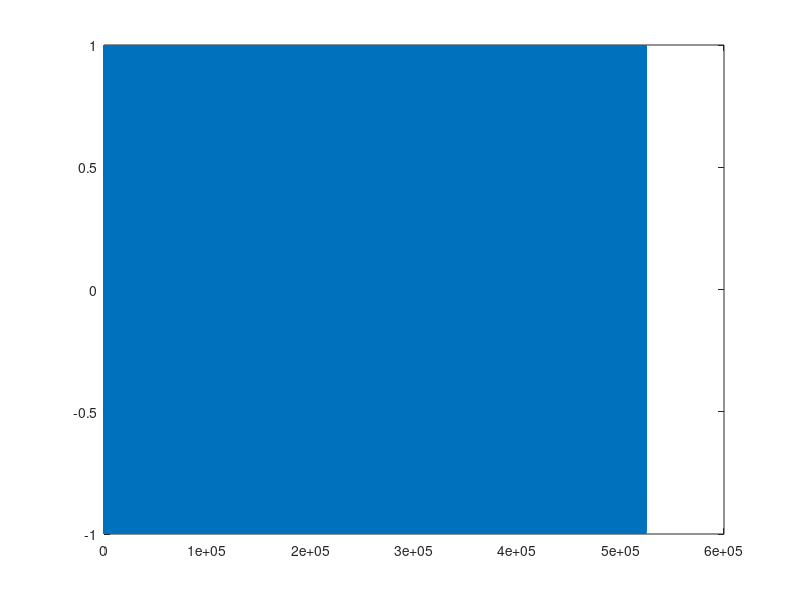
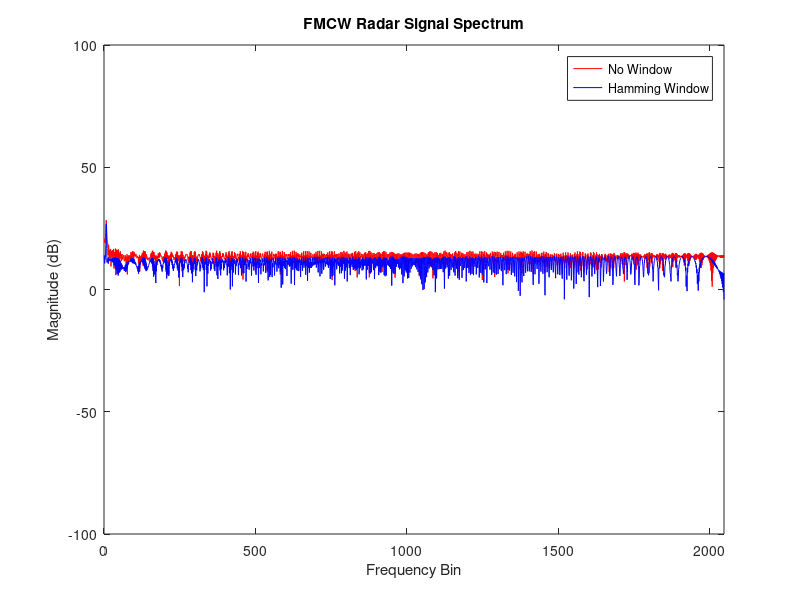
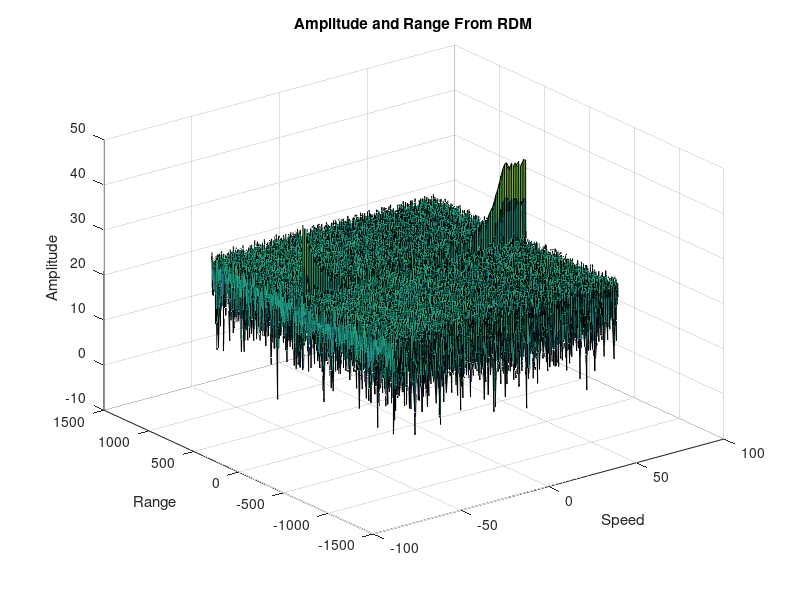

Write the MATLAB code that produced these figures, in order.
%% FMCW Radar parameters

clear;
clc;

% Tx 신호 바꾸기 -> corr vs index -> DBSCAN, Coherent -> simulink

% BW = 20MHz, Tsweep = 200us, adc/dac 12bit
% Frequency of operation = 5.8GHz
% Max Range = 200m
% Range Resolution = 7.5 m  => c/(2*BW)
% Max Velocity = 30 m/s

range_max = 480;    % (m) N*c/(4*BW)
delta_r = 7.5;      % range resolution(m)
max_vel = 64;  % (m/s), 232(km/h)
c = 3e8;            % speed of light(m/s)

target_range = 50;
target_vel = -20;      % 36(km/h)

%% FMCW waverform generation

BW = c/(2*delta_r);
Tsweep = 2e-4;   
slope = BW/Tsweep;  % slope of the chirp

 
fc= 5.8e9;  %carrier freq
                                               
M=128; % FFT size 

N=4096; % sampling of each chirp
Fs = N/Tsweep;

t=linspace(0,M*Tsweep,N*M); %total time for samples

% Tx, Rx vector
Tx=zeros(1,length(t));      %Tx signal
Rx=zeros(1,length(t));      %Rx signal
beat_signal = zeros(1,length(t));   %beat signal

% t_delay, target_range vector
r_t=zeros(1,length(t)); %range covered
roundtrip_delay=zeros(1,length(t)); % time delay
t_delay=zeros(1,length(t)); 

%% Signal generation  

for i=1:length(t)

   
    % time stamp when constant velocity.
    r_t(i) = target_range + target_vel * t(i);
    roundtrip_delay(i) = 2 * r_t(i) / c; %roundtrip delay
   

    % signal update 
    Tx(i) = cos(2*pi*(fc*t(i) + slope*(t(i)^2)/2)); %+ randn;
    t_delay = t(i) - roundtrip_delay(i);
    Rx(i)  = cos(2*pi*(fc*t_delay + slope*(t_delay^2)/2)); %+ randn;
    %beat signal
    beat_signal(i) = Tx(i).*Rx(i);

    k(i) = fc*t(i) + slope*(t(i)^2)/2;
   
end
plot(Tx)

%% Windowing(hamming)
window = hamming(N)'; %flatten 1X4096
windowed_signal = beat_signal .* repmat(window, 1, M);

%Windowing2(간접 요소곱)
%{
window = hamming(N);

for i = 1:128
    for j = 1:4096
        windowed_signal(i*j) = beat_signal(i*j)*window(j);
    end
end
%}
%% Coherent Integration




%% Beat signal FFT

% beat signal FFT (Not windowing)
beat_signal_no_window = reshape(beat_signal, [N, M]);
sig_fft_no_window = fft(beat_signal_no_window, N);
sig_fft_no_window = abs(sig_fft_no_window);
%sig_fft_no_window = sig_fft_no_window ./ max(sig_fft_no_window); % nomalize
sig_fft_no_window = sig_fft_no_window(1:N/2 - 1); % one side of the spectrum.

% beat signal FFT (windowing)
beat_signal_window = reshape(windowed_signal, [N, M]);
sig_fft_window = fft(beat_signal_window, N);
sig_fft_window = abs(sig_fft_window);
%sig_fft_window = sig_fft_window ./ max(sig_fft_window);  % nomalize
sig_fft_window = sig_fft_window(1:N/2 - 1); % one side of the spectrum.

%Convert to dB
check_no_window = 10*log10(sig_fft_no_window);
check_window = 10*log10(sig_fft_window);

% plot
x = linspace(1, N/2 - 1, N/2 - 1);
figure;
plot(x, check_no_window, 'r', x, check_window, 'b');
axis([0 N/2 - 1 -100 100]);

legend('No Window', 'Hamming Window');
xlabel('Frequency Bin');
ylabel('Magnitude (dB)');
title('FMCW Radar Signal Spectrum');


[~, peak_index] = max(check_window); % Find the peak index
peak_frequency = (peak_index -1) * (Fs / N); % Convertion index -> frequency, quantization err
range_estimated = peak_frequency * c * Tsweep/(2*BW);


fprintf("%f\n",peak_index);

% Display the estimated range
fprintf('Estimated target range: %.2f meters\n', range_estimated);

%% 2D FFT

% 2D FFT for both dimensions.
signal_fft2 = fft2(beat_signal_window, N, M);

% one side of the spectrum
signal_fft2 = signal_fft2(1:N/2,1:M);
signal_fft2 = fftshift (signal_fft2);

% Range Doppler Map
RDM = abs(signal_fft2);
RDM = 10*log10(RDM) ;

doppler_axis = linspace(-63,64,M);
range_axis = linspace(-1023,1024,N/2);

figure,surf(doppler_axis,range_axis,RDM);
title('Amplitude and Range From RDM');
xlabel('Speed');
ylabel('Range');
zlabel('Amplitude');

